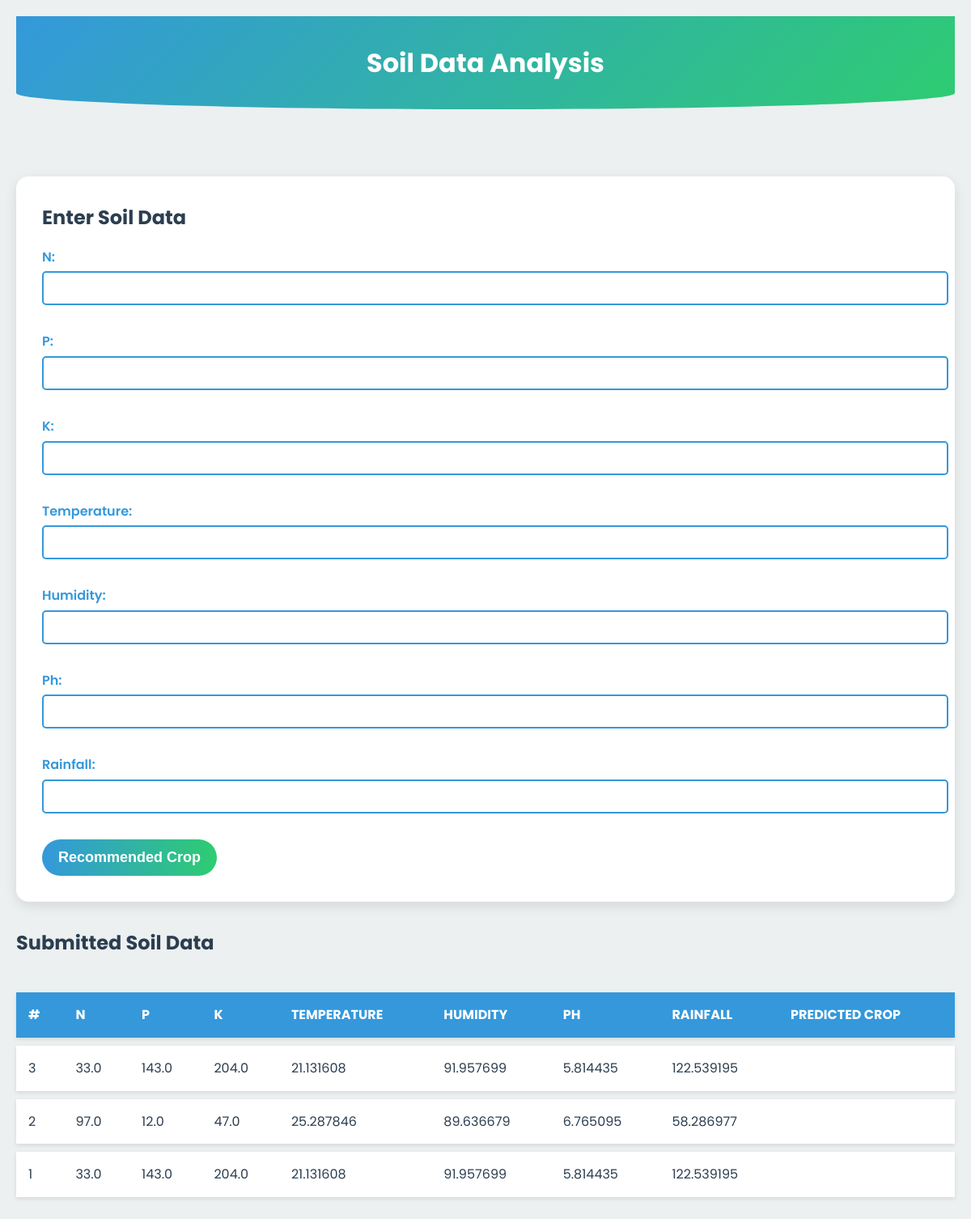
The page / on the database its author committed.
### soil/models.py (models this page shows, shortened)
class upload_soil_data_class(models.Model):
    id = models.AutoField(primary_key=True)
    N = models.FloatField()
    P = models.FloatField()
    K = models.FloatField()
    Temperature = models.FloatField()
    Humidity = models.FloatField()
    Ph = models.FloatField()
    Rainfall = models.FloatField()
    predicted_crop = models.CharField(max_length=255, blank=True, null=True)

### crop_recommendation_system/views.py (the view, shortened to what this page needs)
# urls.py: 2. Add a URL to urlpatterns:  path('', views.home, name='home')
def home(request):
    form = soil_data_form(request.POST or None)
    soil_data = upload_soil_data_class.objects.all()
    predictions = []
    predicted_crop = None
    if soil_data.exists():
        latest_data = soil_data.latest('id')
        latest_input_data = [
            latest_data.N, latest_data.P, latest_data.K,
            latest_data.Temperature, latest_data.Humidity,
            latest_data.Ph, latest_data.Rainfall
        ]
        predicted_crop = crop_predictor(latest_input_data)
        for data in soil_data:
            input_data = [
                data.N, data.P, data.K,
                data.Temperature, data.Humidity,
                data.Ph, data.Rainfall
            ]
            predictions.append((data, crop_predictor(input_data)))
    predictions.reverse()
    context = {
        'form': form,
        'predicted_crop': predicted_crop,
        'predictions': predictions
    }
    return render(request, 'main.html', context)

### soil/forms.py
class soil_data_form(forms.ModelForm):
    class Meta:
        model =  upload_soil_data_class
        fields = ['N', 'P', 'K', 'Temperature', 'Humidity', 'Ph', 'Rainfall']

### utils/crop_recom.py (called while the page is built)
def load_model():
    model_path = os.path.join(os.path.dirname(__file__), 'gaussian_nb_model.joblib')
    return joblib.load(model_path)

def crop_predictor(data):
    y_pred = load_model().predict([data])
    predicted_crop = crop_names.get(y_pred[0], "")
    print("Crop predictor called")
    return predicted_crop

### templates/main.html (shortened to what this page needs)
<!DOCTYPE html>
<html lang="en">
<head>
</head>
<body>
    <div class="container">
        <header>
            <h1>Soil Data Analysis</h1>
        </header>
        <br>
        <br>
        <form method="post" id="soilForm">
            <h2>Enter Soil Data</h2>
            {{ form.as_p }}
            <button type="submit">Recommended Crop</button>
        </form>
        <h2>Submitted Soil Data</h2>
        <table id="soilDataTable">
            <thead>
                <tr>
                    <th>#</th>
                    <th>N</th>
                    <th>P</th>
                    <th>K</th>
                    <th>Temperature</th>
                    <th>Humidity</th>
                    <th>Ph</th>
                    <th>Rainfall</th>
                    <th>Predicted Crop</th>
                </tr>
            </thead>
            <tbody>
                {% for data, prediction in predictions %}
                <tr>
                    <td>{{ forloop.revcounter }}</td>
                    <td>{{ data.N }}</td>
                    <td>{{ data.P }}</td>
                    <td>{{ data.K }}</td>
                    <td>{{ data.Temperature }}</td>
                    <td>{{ data.Humidity }}</td>
                    <td>{{ data.Ph }}</td>
                    <td>{{ data.Rainfall }}</td>
                    <td>{{ prediction }}</td>
                </tr>
                {% endfor %}
            </tbody>
        </table>
    </div>
</body>
</html>

### rows shown on the page
upload_soil_data_class: N "33.0", P "143.0", K "204.0", Temperature "21.131608", Humidity "91.957699", Ph "5.814435", Rainfall "122.539195"
upload_soil_data_class: N "97.0", P "12.0", K "47.0", Temperature "25.287846", Humidity "89.636679", Ph "6.765095", Rainfall "58.286977"
upload_soil_data_class: N "33.0", P "143.0", K "204.0", Temperature "21.131608", Humidity "91.957699", Ph "5.814435", Rainfall "122.539195"
